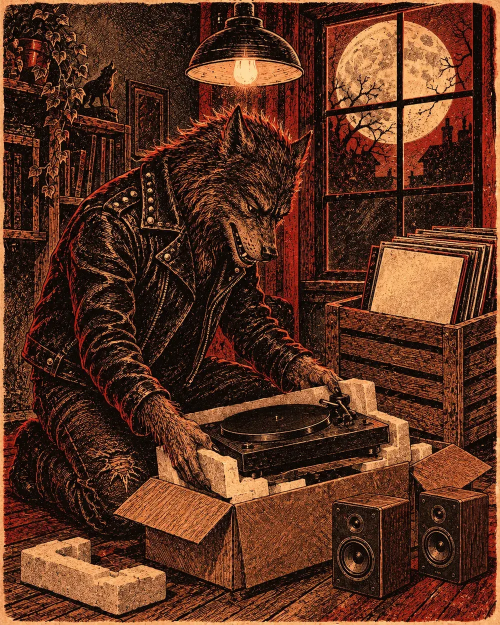
#> input picture src/img/lobo/lobo-toca-discos.webp, 1000 x 1249 px (shown at 1/2 size)
$ python campanha.py
#> lines starting #> are read from the running program, lines starting #| are printed output that depends on the picture
### ferramentas/arte/arte.py
"""Renderizador dos carrosséis do Awhuuu! (1080x1350 e versão TikTok 1080x1920)."""
from PIL import Image, ImageDraw, ImageFont, ImageFilter
import numpy as np, os, random

RAIZ = os.path.abspath(os.path.join(os.path.dirname(os.path.abspath(__file__)), '..', '..'))
F = os.path.join(os.path.dirname(os.path.abspath(__file__)), 'fontes') + '/'
W, H = 1080, 1350
M = 72
MAXW = W - 2 * M
OSSO = (244, 212, 154)
SANGUE = (213, 6, 12)
SEPIA = (217, 158, 98)
CINZA = (150, 138, 118)
FUNDO = (11, 11, 11)

_fc = {}
def fonte(nome, tam):
    arq = {'anton': 'Anton-Regular.ttf', 'mono': 'SpaceMono-Regular.ttf',
           'monob': 'SpaceMono-Bold.ttf', 'ops': 'BlackOpsOne-Regular.ttf'}[nome]
    k = (arq, tam)
    if k not in _fc:
        _fc[k] = ImageFont.truetype(F + arq, tam)
    return _fc[k]

def img(rel):
    return Image.open(os.path.join(RAIZ, rel)).convert('RGBA')

# [11 lines left out: function base, not called in this run]

def capa(rel, escurecer=0.82, foco_y=0.5):
    """Imagem de fundo ocupando o card, com sombra embaixo para o título."""
#> called with rel = 'src/img/lobo/lobo-toca-discos.webp', escurecer = 0.82, foco_y = 0.5
    im = Image.open(os.path.join(RAIZ, rel)).convert('RGB')
#> im is the input picture: PIL image 1000x1249 RGB; mean R, G, B 90.7, 49.8, 31.9
    esc = max(W / im.width, H / im.height)
#> esc = 1.08
    im = im.resize((int(im.width * esc + 0.5), int(im.height * esc + 0.5)), Image.LANCZOS)
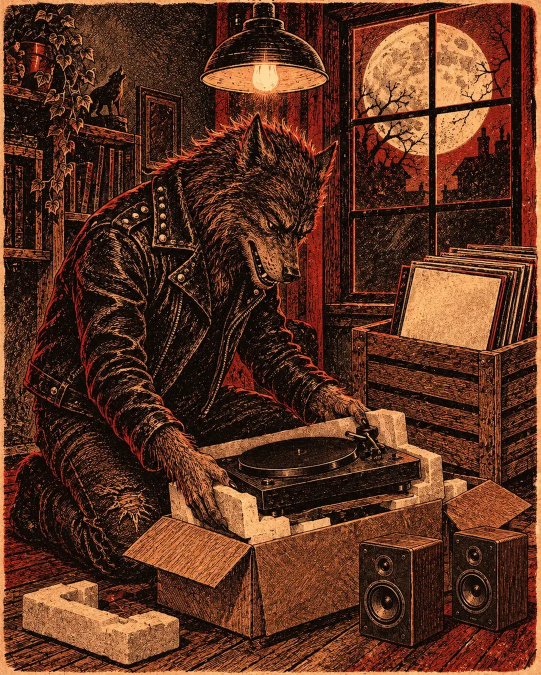
#> im: PIL image 1081x1350 RGB (shown at 1/2 size); mean R, G, B 90.7, 50, 32.4
    top = int((im.height - H) * foco_y)
#> top = 0
    left = (im.width - W) // 2
#> left = 0
    im = im.crop((left, top, left + W, top + H)).convert('RGBA')
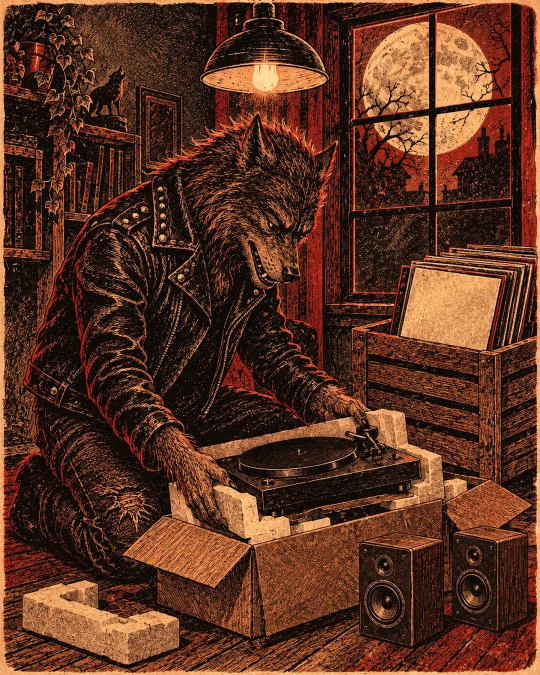
#> im: PIL image 1080x1350 RGBA (shown at 1/2 size); mean R, G, B, A 90.5, 49.8, 32.3, 255
    g = np.zeros((H, W, 4), dtype='uint8')
    alfa = np.clip((np.linspace(0, 1, H) - 0.45) / 0.55, 0, 1) ** 1.3 * 255 * escurecer
    g[..., 3] = alfa[:, None].astype('uint8')
    im.alpha_composite(Image.fromarray(g))
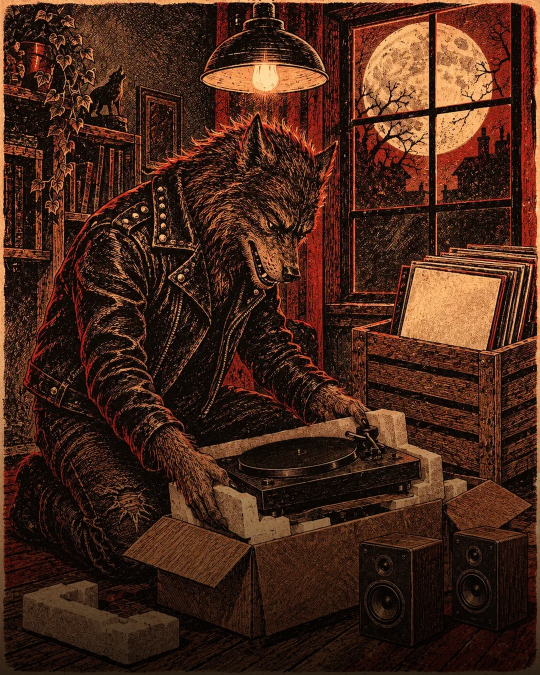
#> im: PIL image 1080x1350 RGBA (shown at 1/2 size); mean R, G, B, A 70.8, 39, 25.5, 255
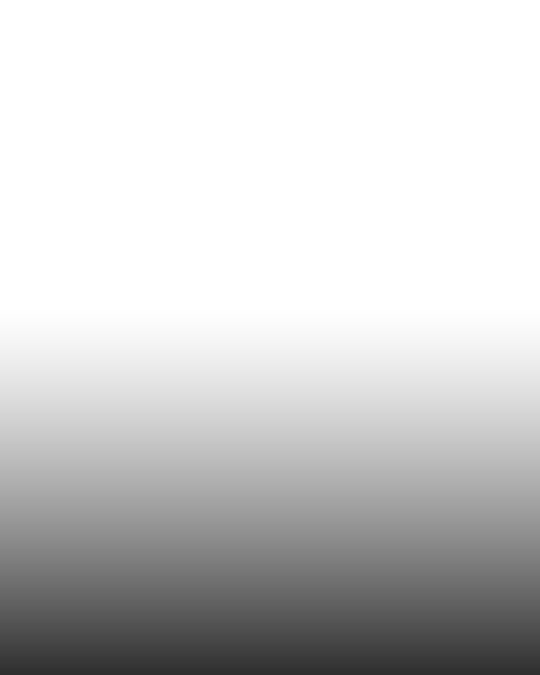
#> g: shape (1350, 1080, 4) (shown at 1/2 size); mean R, G, B, A 0, 0, 0, 49.8; transparent parts drawn white
    topo = np.zeros((H, W, 4), dtype='uint8')
    topo[..., 3] = (np.clip(1 - np.linspace(0, 1, H) / 0.16, 0, 1) * 150)[:, None].astype('uint8')
    im.alpha_composite(Image.fromarray(topo))
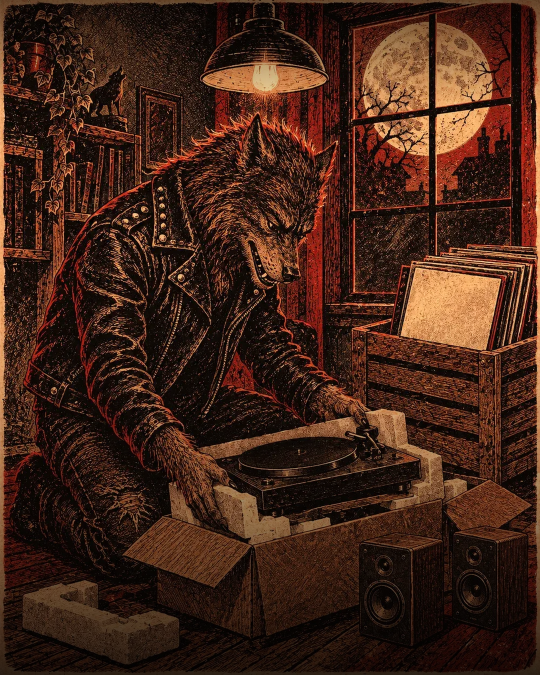
#> im: PIL image 1080x1350 RGBA (shown at 1/2 size); mean R, G, B, A 66.1, 36.4, 23.8, 255
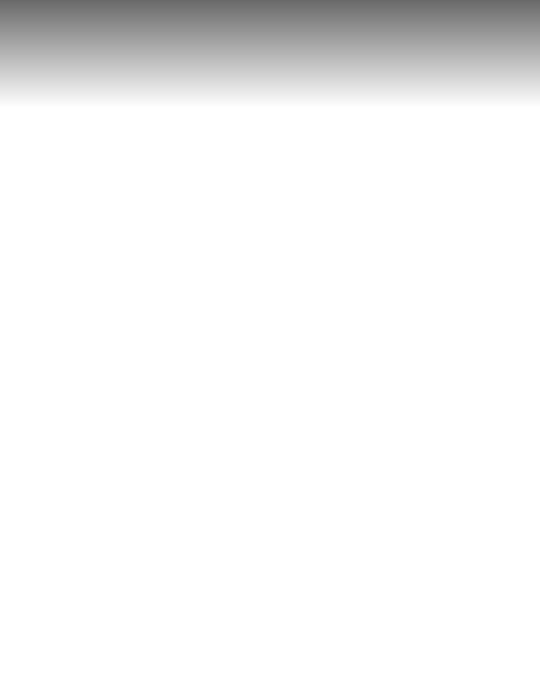
#> topo: shape (1350, 1080, 4) (shown at 1/2 size); mean R, G, B, A 0, 0, 0, 12; transparent parts drawn white
    return im

_emb = None
def emblema(im, x=924, y=52, tam=84):
    global _emb
    if _emb is None:
        e = img('src/img/awhuuu-icone.png').resize((tam * 4, tam * 4), Image.LANCZOS)
        mask = Image.new('L', e.size, 0)
        ImageDraw.Draw(mask).ellipse((0, 0, e.width - 1, e.height - 1), fill=255)
        e.putalpha(mask)
        _emb = e.resize((tam, tam), Image.LANCZOS)
    im.alpha_composite(_emb, (x, y))

def cabecalho(im, texto, cor=SEPIA):
    d = ImageDraw.Draw(im)
    d.text((M, 79), texto.upper(), font=fonte('ops', 38), fill=cor)
    emblema(im)

_logo = None
# [54 lines left out: functions rodape, quebra, bloco, caber, lista, not called in this run]

_lua = None
# [74 lines left out: functions lua, vinil, foto_quadro, grao, salvar, folha and 2 more, not called in this run]

def card_capa(rel, kicker, linhas, sub, tam=150, foco_y=0.5, cor_kicker=SANGUE):
    """Capa: ilustração de fundo, título embaixo, chamada em mono."""
    im = capa(rel, foco_y=foco_y)
    cabecalho(im, kicker, OSSO)
    d = ImageDraw.Draw(im)
    f = fonte('anton', tam)
    cap = f.getbbox('H')[3] - f.getbbox('H')[1]
    passo = int(tam * 1.06)
    y = 1180 - 34 - cap - passo * (len(linhas) - 1)
    titulo(d, linhas, y, tam, centro=False)
    d.text((M, 1180), sub, font=fonte('mono', 28), fill=SEPIA)
    return im

# [8 lines left out: function card_texto, not called in this run]

### ferramentas/arte/campanha.py
import sys; sys.path.insert(0, __import__('os').path.dirname(__import__('os').path.abspath(__file__)))
from arte import *
R=''+RAIZ+'/img/posts/natal/'
mono=fonte('mono',30); monop=fonte('mono',27)
def itens_preco(d, y, itens, tam=62, nota_f=None):
    """Linhas 'nome ......... preço'."""
    for nome, preco, nota in itens:
        d.text((M, y), nome, font=fonte('anton',tam), fill=OSSO)
        tw=d.textlength(preco,font=fonte('anton',tam))
        d.text((W-M-tw, y), preco, font=fonte('anton',tam), fill=SANGUE)
        y+=int(tam*1.3)
        if nota:
            y=bloco(d, nota, nota_f or fonte('mono',30), M, y, MAXW, SEPIA, 1.22)+10
        y+=24
    return y

# ===== 1. LOJA / NATAL DO LOBO (12/12) =====
P=R+'loja'
#> (the run stopped early here; a loop or call above may not have finished)
